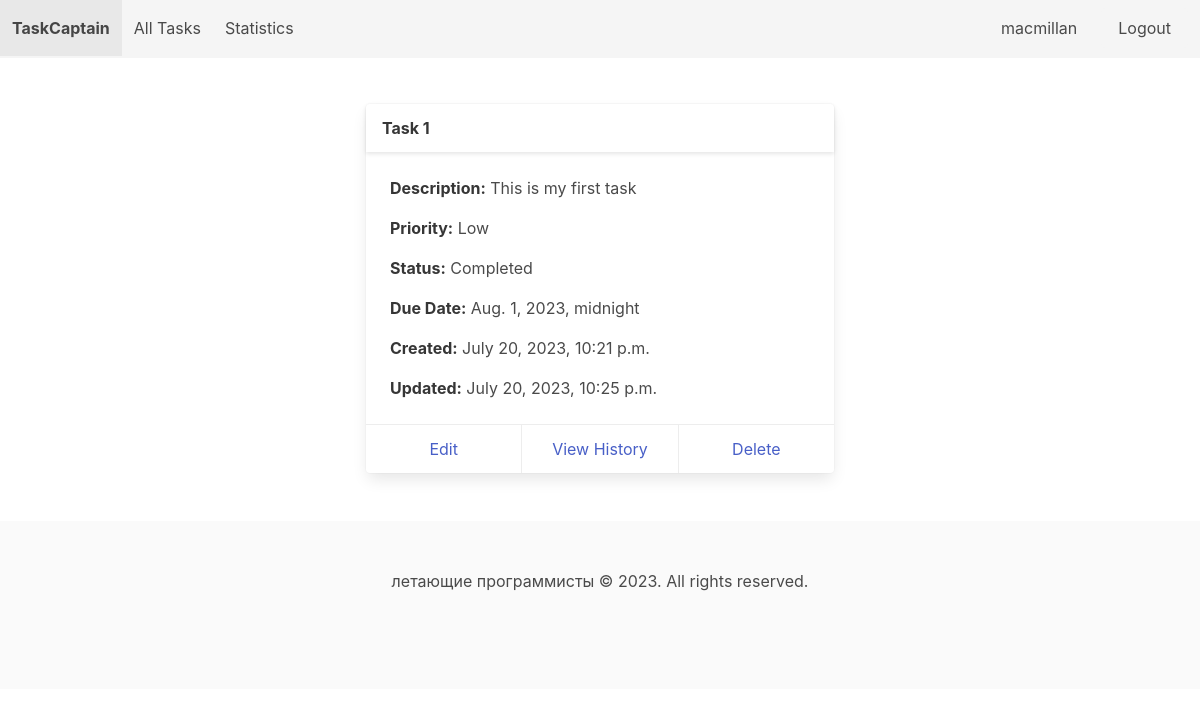
The app's page /task/18/ (signed in), older data.
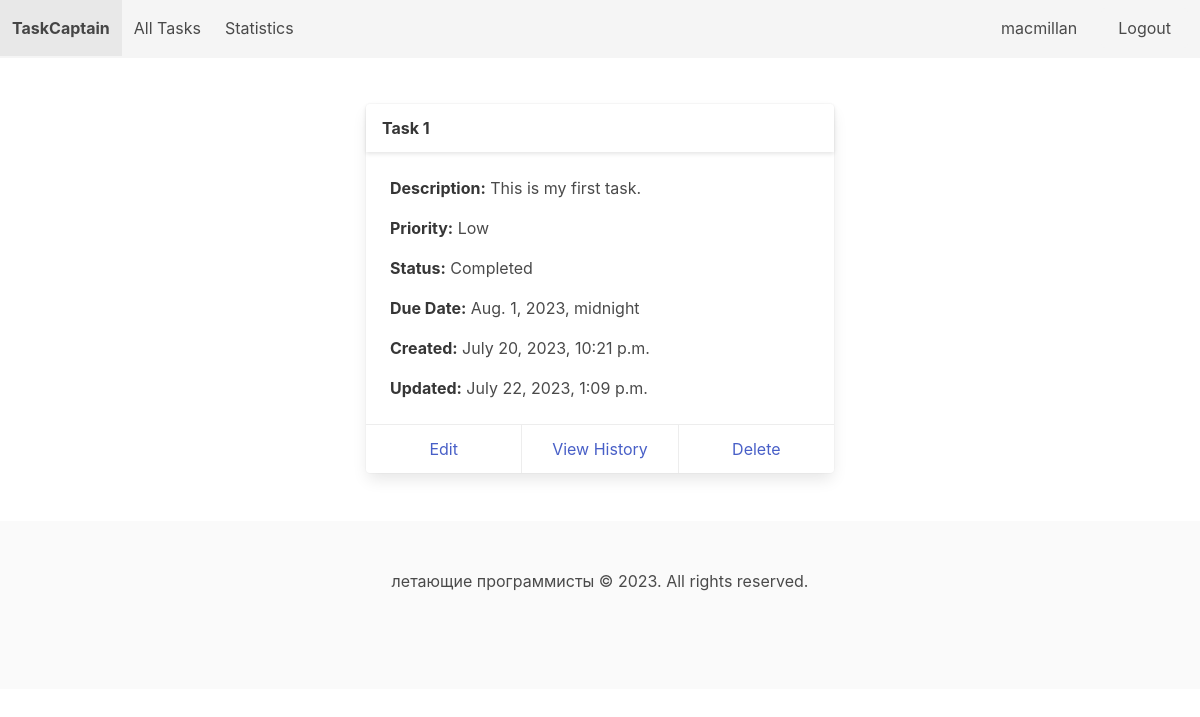
The same page, newer data.
### tasks/models.py (models this page shows)
class Task(models.Model):
    title = models.CharField(max_length=200)
    description = models.TextField()
    created_at = models.DateTimeField(auto_now_add=True)
    updated_at = models.DateTimeField(auto_now=True)
    owner = models.ForeignKey(settings.AUTH_USER_MODEL, on_delete=models.CASCADE)
    due_date = models.DateTimeField(null=True, blank=True)
    PRIORITY_CHOICES = (
        ('Low', 'Low'),
        ('Medium', 'Medium'),
        ('High', 'High'),
    )
    priority = models.CharField(choices=PRIORITY_CHOICES, default='Low',max_length=20)
    STATUS_CHOICES = (
        ('Active', 'Active'),
        ('Completed', 'Completed'),
    )
    status = models.CharField(choices=STATUS_CHOICES, default='Active',max_length=20)

### tasks/views.py (the view)
# urls.py: path('task/<int:pk>/', views.task_detail, name='task_detail'),
@login_required
def task_detail(request, pk):
    task = get_object_or_404(Task, pk=pk, owner=request.user)
    return render(request, 'task_detail.html', {'task': task})

### tasks/templates/task_detail.html
{% extends 'base.html' %}
{% block content %}
  <section class="section">
    <div class="container">
      <div class="columns is-centered">
        <div class="column is-half">
          <div class="card">
            <header class="card-header">
              <p class="card-header-title">{{ task.title }}</p>
            </header>
            <div class="card-content">
              <div class="content">
                <p><strong>Description:</strong> {{ task.description }}</p>
                <p><strong>Priority:</strong> {{ task.priority }}</p>
                <p><strong>Status:</strong> {{ task.status }}</p>
                <p><strong>Due Date:</strong> {{ task.due_date | default_if_none:"Not set" }}</p>
                <p><strong>Created:</strong> {{ task.created_at }}</p>
                <p><strong>Updated:</strong> {{ task.updated_at }}</p>
              </div>
            </div>
            <footer class="card-footer">
              <a href="{% url 'tasks:task_edit' task.pk %}" class="card-footer-item">Edit</a>
              <a href="{% url 'tasks:task_history' task.pk %}" class="card-footer-item">View History</a>
              <a href="{% url 'tasks:task_delete' task.pk %}" class="card-footer-item">Delete</a>
            </footer>
          </div>
        </div>
      </div>
    </div>
  </section>
{% endblock %}

Row changes from the older to the newer data that the page shows:
changed Task "Task 1": description "This is my first task" → "This is my first task."; updated_at "July 20, 2023, 10:25 p.m." → "July 22, 2023, 1:09 p.m."
